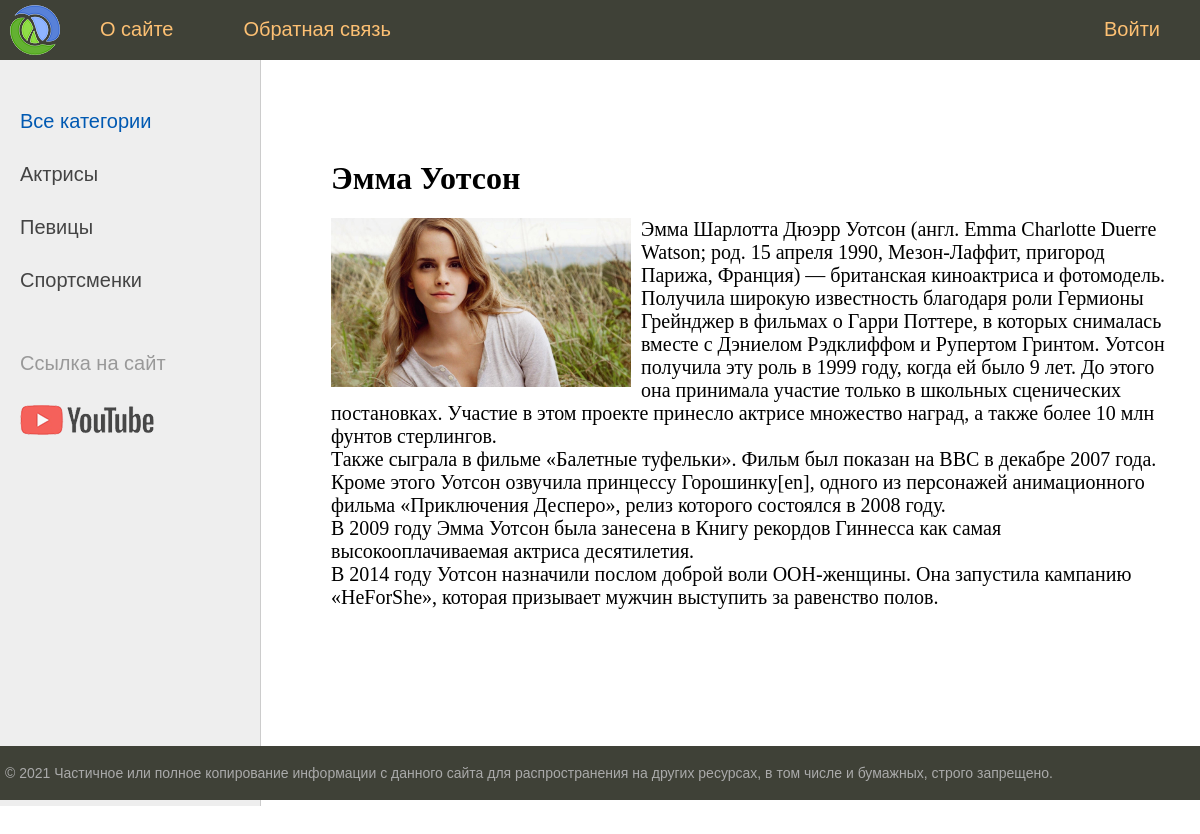
Screenshot of /Emma-Watson/ with the database file from the repository.
### women/models.py (models this page shows, shortened)
class Category(models.Model):
    name = models.CharField(max_length=100, db_index=True, verbose_name="Категория")
    slug = models.SlugField(max_length=255, unique=True, db_index=True, verbose_name="URL")
    def get_absolute_url(self):
        return reverse('category', kwargs={'cat_slug': self.slug})
    class Meta:
        verbose_name = 'Категорию'
        verbose_name_plural = 'Категории'
        ordering = ['id']

class Women(models.Model):
    title = models.CharField(max_length=255, verbose_name="Заголовок")
    slug = models.SlugField(max_length=255, unique=True, db_index=True, verbose_name="URL")
    content = models.TextField(blank=True, verbose_name="Текст статьи")                                    #  blank=True поле может оставаться пустым
    photo = models.ImageField(upload_to="photos/%Y/%m/%d/", verbose_name="Фото")                           #  подкаталог photos/%Y/%m/%d/ текущий год/месяц/день
    time_create = models.DateTimeField(auto_now_add=True, verbose_name="Время создания")                   #  auto_now_add=True примет текущее время в момент записи и его не поменяет
    time_update = models.DateTimeField(auto_now=True, verbose_name="Время изменения")                      #  auto_now=True примет текущее время в момент записи и его поменяет в случае редактирования
    is_published = models.BooleanField(default=True, verbose_name="Публикация")                            #  default=True при добавлении новой записи то данное поле по умол. примет True
    cat = models.ForeignKey('Category', on_delete=models.PROTECT, verbose_name="Категория")                # 'Category' имя класса в кавычках поскольку class Category идет после class Women
    def __str__(self):
        return self.title
    class Meta:
        verbose_name = 'Известные женщины'
        verbose_name_plural = 'Известные женщины'
        ordering = ['-time_create', 'title']                                                                #  Сортировка по времени в admin django

### women/views.py (the view)
# urls.py: path('<slug:post_slug>/', ShowPost.as_view(), name='post'),
class ShowPost(DataMixin, DetailView):
    model = Women
    template_name = 'women/post.html'
    slug_url_kwarg = 'post_slug'                  #  Using variable post_slug from urls.py
    context_object_name = 'post'                  #  Указать переменную 'post'
    def get_context_data(self, *, object_list=None, **kwargs):
        context = super().get_context_data(**kwargs)
        c_def = self.get_user_context(title=context['post'])
        return dict(list(context.items()) + list(c_def.items()))

### women/utils.py (called while the page is built)
    def get_user_context(self, **kwargs):                       #  Создает контекст для шаблона  f.e template_name --> 'women/index.html'
        context = kwargs                                        #  Формирование списка категорий
        cats = Category.objects.annotate(Count('women'))        #  Не отображать рубрику(и) в которых отсутствует запись статья
        user_menu = menu.copy()                                 #  Создает копию словаря 'menu' с сохраняем ее в переменной 'user_menu'
        if not self.request.user.is_authenticated:
            user_menu.pop(1)
        context['menu'] = user_menu                             #  Передает ссылку на 'menu'
        context['cats'] = cats                                  #  Прописывает контекст для рубрик
        if 'cat_selected' not in context:
            context['cat_selected'] = 0
        return context

### women/templates/women/post.html
{% extends 'women/base.html' %}
{% block content %}
<h1>{{post.title}}</h1>
{% if post.photo %}
<p><img class="img-article-left" src="{{post.photo.url}}"></p>
{% endif %}
{{post.content|linebreaks}}
{% endblock %}

### women/templates/women/base.html (shortened to what this page needs)
{% load static %}
{% load women_tags %}
<!DOCTYPE html>
<html>
<head>
    <link type="text/css" href="{% static 'women/css/styles.css' %}" rel="stylesheet" />
</head>
<body>
    <table class="table-page" border=0 cellpadding="0" cellspacing="0">
        <tr>
            <td valign=top>
                {% block mainmenu %}
                <div class="header">
                    <ul id="mainmenu" class="mainmenu">
                        <li class="logo"><a href="{% url 'home' %}">
                                <div class="logo"></div>
                            </a></li>
                        {% for m in menu %}
                        {% if not forloop.last %}
                        <li><a href="{% url m.url_name %}">{{m.title}}</a></li>
                        {% else %}
                        <li class="last"><a href="{% url m.url_name %}">{{m.title}}</a></li>
                        {% endif %}
                        {% endfor %}
                    </ul>
                </div>
                {% endblock mainmenu %}
                <table class="table-content" border=0 cellpadding="0" cellspacing="0">
                    <tr>
                        <td valign="top" class="left-chapters">
                            <ul id="leftchapters">
                                {% if cat_selected == 0 %}
                                <li class="selected">Все категории</li>
                                {% else %}
                                <li><a href="{% url 'home' %}">Все категории</a></li>
                                {% endif %}
                                {% for c in cats %}
                                {% if c.women__count > 0 %}
                                {% if c.pk == cat_selected %}
                                <li class="selected">{{c.name}}</li>
                                {% else %}
                                <li><a href="{{c.get_absolute_url}}">{{c.name}}</a></li>
                                {% endif %}
                                {% endif %}
                                {% endfor %}
                                <li class="share">
                                    <p>Ссылка на сайт</p>
                                    <a class="share-yt" href="https://www.youtube.com" target="_blank"
                                        rel="nofollow"></a>
                                </li>
                            </ul>
                        </td>
                        <td valign="top" class="content">
                            <div class="content-text">
                                {% block content %}
                                {% endblock %}
                            </div>
                        </td>
                    </tr>
                </table>
            </td>
        </tr>
        <tr>
            <td valign=top>
                <div id="footer">
                    <p>&copy; 2021 Частичное или полное копирование информации с данного сайта для распространения на
                        других ресурсах, в том числе и бумажных, строго запрещено.</p>
                </div>
            </td>
        </tr>
    </table>
</body>
</html>

### women/static/women/css/styles.css (style rules this page uses)
html, body { font-family: 'Arial'; margin: 0; padding: 0; height: 100%; width: 100%; color: #444; }
a { color: #0059b2; text-decoration: none; }
img { max-width: 600px; height: auto; }
img.img-article-left { max-width: 300px; height: auto; float: left; padding: 0 10px 10px 0; }
.table-page { width: 100%; height: 100%; vertical-align: top; }
.table-page tr { height: 100%; }
.header { background: #3F4137; height: 60px; }
.logo { background: url('../images/logo.png') no-repeat 10px 5px; width: 70px; height: 60px; }
ul.mainmenu { list-style: none; margin: 0; padding: 0; height: 60px; color: #fdc073; font-size: 20px; overflow: hidden; }
ul.mainmenu li { float: left; margin: 18px 40px 0 30px; }
ul.mainmenu li.logo { margin: 0; }
ul.mainmenu li.last { float: right; }
ul.mainmenu li a { color: #fdc073; text-decoration: none; }
.table-content { width: 100%; min-height: 100%; height: 100%; }
.left-chapters { margin: 0; background: #eee; border-right: 1px solid #ccc; min-height: 100%; }
.left-chapters ul { width: 230px; min-height: 100%; margin: 0; padding: 20px 10px 10px 20px; list-style: none; font-size: 20px; }
.left-chapters ul li { margin: 30px 0 0 0; color: #999; }
.left-chapters ul li.selected { color: #0059b2; }
.left-chapters ul li a { color: #444; text-decoration: none; }
.left-chapters ul li.share { margin: 60px 0 0 0; }
.left-chapters ul li.share p { margin: 30px 0 30px 0; }
.left-chapters ul li.share a { display: inline-block; width: 40px; height: 40px; margin: 0 20px 0 0; }
.left-chapters ul li.share a.share-yt { width: 100%; height: 30px; background: url('../images/share_yt.png') no-repeat 0 0 }
.content { padding: 40px 20px 20px 40px; width: 100%; box-sizing: border-box; }
.content-text { margin: 60px 0 0 30px; color: #000; font-size: 20px; font-family: Yandex Sans Display Light; }
.content-text h1 { font-size: 32px; }
#footer { box-sizing: border-box; background: #3F4137; padding: 5px; color: #aaa; font-size: 14px; font-family: Verdana, Geneva, Arial, Helvetica; text-align: left; overflow: hidden; }

### rows the page displays
Category: name "Актрисы"
Category: name "Певицы"
Category: name "Спортсменки"
Women: title "Эмма Уотсон", photo (picture), content "Эмма Шарлотта Дюэрр Уотсон (англ. Emma Charlotte Duerre Watson; род. 15 апреля 1990, Мезон-Лаффит, пригород Парижа, Франция) — британская киноактриса и фотомодель. Получила широкую известность благодаря роли Гермионы Грейнджер в фильмах о Гарри Поттере, в которых снималась вместе с Дэниелом Рэдклиффом и Рупертом Гринтом. Уотсон получила эту роль в 1999 году, когда ей было 9 лет. До этого она принимала участие только в школьных сценических постановках. Участие в этом проекте принесло актрисе множество наград, а также более 10 млн фунтов стерлингов. Также сыграла в фильме «Балетные туфельки». Фильм был показан на BBC в декабре 2007 года. Кроме этого Уотсон озвучила принцессу Горошинку[en],…"

### other values shown
{{ m.title }} "О сайте" "Обратная связь"
{{ m.title }} "Войти"
